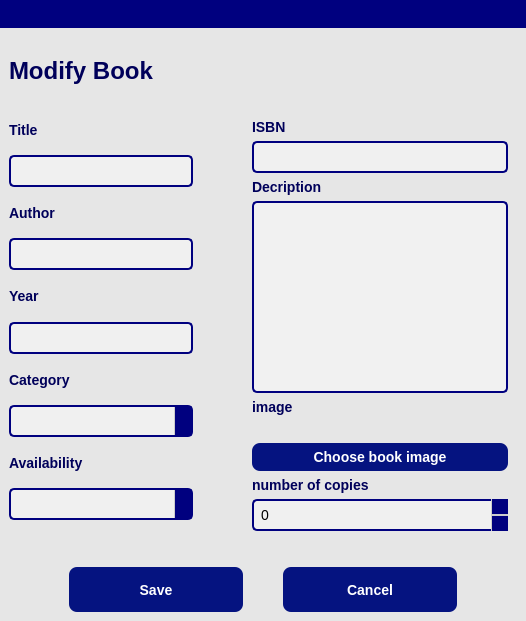
<?xml version="1.0" encoding="UTF-8"?>
<ui version="4.0">
 <class>Dialog</class>
 <widget class="QDialog" name="Dialog">
  <property name="geometry">
   <rect>
    <x>0</x>
    <y>0</y>
    <width>526</width>
    <height>621</height>
   </rect>
  </property>
  <property name="windowTitle">
   <string>Dialog</string>
  </property>
  <property name="styleSheet">
   <string notr="true">QWidget {
    background-color: rgb(230, 230, 230); /* Light gray background */
    border-radius: 10px;
}


QLineEdit {
    background-color:  rgb(240, 240, 240);
    border: 2px solid rgb(0, 0, 127);
    border-radius: 5px;
    padding: 5px;
    font-size: 14px;
    color: black;
}

QLineEdit:focus {
    border: 2px solid rgb(0, 102, 204);
    background-color: #ffffff;
}

QPushButton {
    background-color: rgb(5, 19, 128);
    color: white;
    font-size: 14px;
    font-weight: bold;
    border-radius: 8px;
    padding: 6px;
}

QPushButton:hover {
    background-color: rgb(0, 0, 166);
}

QPushButton:pressed {
    background-color: rgb(0, 0, 176);
}

#chooseImageButton {
    background-color: rgb(70, 130, 180); /* Steel Blue */
    color: white;
    font-size: 12px;
    padding: 5px;
    border-radius: 5px;
}

#chooseImageButton:hover {
    background-color: rgb(0, 0, 166);
}

#chooseImageButton:pressed {
    background-color: rgb(0, 0, 176);
}
</string>
  </property>
  <layout class="QGridLayout" name="gridLayout">
   <property name="leftMargin">
    <number>0</number>
   </property>
   <property name="topMargin">
    <number>0</number>
   </property>
   <property name="rightMargin">
    <number>0</number>
   </property>
   <property name="bottomMargin">
    <number>0</number>
   </property>
   <property name="spacing">
    <number>0</number>
   </property>
   <item row="0" column="0">
    <widget class="QFrame" name="frame">
     <property name="sizePolicy">
      <sizepolicy hsizetype="Expanding" vsizetype="Expanding">
       <horstretch>0</horstretch>
       <verstretch>0</verstretch>
      </sizepolicy>
     </property>
     <property name="frameShape">
      <enum>QFrame::StyledPanel</enum>
     </property>
     <property name="frameShadow">
      <enum>QFrame::Raised</enum>
     </property>
     <layout class="QVBoxLayout" name="verticalLayout">
      <property name="spacing">
       <number>0</number>
      </property>
      <property name="leftMargin">
       <number>0</number>
      </property>
      <property name="topMargin">
       <number>0</number>
      </property>
      <property name="rightMargin">
       <number>0</number>
      </property>
      <property name="bottomMargin">
       <number>0</number>
      </property>
      <item alignment="Qt::AlignTop">
       <widget class="QFrame" name="frame_2">
        <property name="minimumSize">
         <size>
          <width>500</width>
          <height>0</height>
         </size>
        </property>
        <property name="styleSheet">
         <string notr="true">background-color: rgb(0, 0, 127);
border-radius:0px;</string>
        </property>
        <property name="frameShape">
         <enum>QFrame::StyledPanel</enum>
        </property>
        <property name="frameShadow">
         <enum>QFrame::Raised</enum>
        </property>
        <layout class="QHBoxLayout" name="horizontalLayout">
         <property name="spacing">
          <number>0</number>
         </property>
         <property name="leftMargin">
          <number>0</number>
         </property>
         <property name="topMargin">
          <number>0</number>
         </property>
         <property name="rightMargin">
          <number>0</number>
         </property>
         <property name="bottomMargin">
          <number>0</number>
         </property>
         <item>
          <spacer name="horizontalSpacer">
           <property name="orientation">
            <enum>Qt::Horizontal</enum>
           </property>
           <property name="sizeHint" stdset="0">
            <size>
             <width>491</width>
             <height>20</height>
            </size>
           </property>
          </spacer>
         </item>
         <item>
          <widget class="QPushButton" name="close_btn">
           <property name="styleSheet">
            <string notr="true">QPushButton:hover {
	background-color: rgb(255, 38, 0);
}

QPushButton:pressed {
	background-color: rgb(255, 0, 0);
}
QPushButton {
	
	border-radius:0px;

}</string>
           </property>
           <property name="text">
            <string/>
           </property>
           <property name="icon">
            <iconset resource="../ressources/icons/icon.qrc">
             <normaloff>:/icons/close.png</normaloff>:/icons/close.png</iconset>
           </property>
           <property name="iconSize">
            <size>
             <width>25</width>
             <height>25</height>
            </size>
           </property>
          </widget>
         </item>
        </layout>
       </widget>
      </item>
      <item>
       <widget class="QFrame" name="frame_3">
        <property name="sizePolicy">
         <sizepolicy hsizetype="Preferred" vsizetype="Expanding">
          <horstretch>0</horstretch>
          <verstretch>0</verstretch>
         </sizepolicy>
        </property>
        <property name="minimumSize">
         <size>
          <width>500</width>
          <height>200</height>
         </size>
        </property>
        <property name="frameShape">
         <enum>QFrame::StyledPanel</enum>
        </property>
        <property name="frameShadow">
         <enum>QFrame::Raised</enum>
        </property>
        <layout class="QVBoxLayout" name="verticalLayout_5">
         <item>
          <widget class="QLabel" name="label_10">
           <property name="font">
            <font>
             <family>MS Shell Dlg 2</family>
             <pointsize>-1</pointsize>
             <weight>75</weight>
             <bold>true</bold>
            </font>
           </property>
           <property name="styleSheet">
            <string notr="true">QLabel {
    font-size: 24px;
    font-weight: bold;
    color: rgb(0, 0, 90); /* Dark blue text */
}
</string>
           </property>
           <property name="text">
            <string>Modify Book</string>
           </property>
          </widget>
         </item>
         <item alignment="Qt::AlignTop">
          <widget class="QFrame" name="frame_4">
           <property name="sizePolicy">
            <sizepolicy hsizetype="Expanding" vsizetype="Expanding">
             <horstretch>0</horstretch>
             <verstretch>0</verstretch>
            </sizepolicy>
           </property>
           <property name="styleSheet">
            <string notr="true">QLabel {
    font-size: 14px;
    font-weight: bold;
    color: rgb(0, 0, 90); /* Dark blue text */
}
</string>
           </property>
           <property name="frameShape">
            <enum>QFrame::StyledPanel</enum>
           </property>
           <property name="frameShadow">
            <enum>QFrame::Raised</enum>
           </property>
           <layout class="QHBoxLayout" name="horizontalLayout_2">
            <property name="spacing">
             <number>50</number>
            </property>
            <property name="leftMargin">
             <number>0</number>
            </property>
            <property name="topMargin">
             <number>0</number>
            </property>
            <property name="rightMargin">
             <number>0</number>
            </property>
            <property name="bottomMargin">
             <number>0</number>
            </property>
            <item>
             <widget class="QFrame" name="frame_5">
              <property name="minimumSize">
               <size>
                <width>100</width>
                <height>0</height>
               </size>
              </property>
              <property name="frameShape">
               <enum>QFrame::StyledPanel</enum>
              </property>
              <property name="frameShadow">
               <enum>QFrame::Raised</enum>
              </property>
              <layout class="QVBoxLayout" name="verticalLayout_3">
               <property name="leftMargin">
                <number>0</number>
               </property>
               <property name="topMargin">
                <number>0</number>
               </property>
               <property name="rightMargin">
                <number>0</number>
               </property>
               <property name="bottomMargin">
                <number>20</number>
               </property>
               <item>
                <widget class="QLabel" name="label">
                 <property name="text">
                  <string>Title</string>
                 </property>
                </widget>
               </item>
               <item>
                <widget class="QLineEdit" name="title_input"/>
               </item>
               <item>
                <widget class="QLabel" name="label_2">
                 <property name="text">
                  <string>Author</string>
                 </property>
                </widget>
               </item>
               <item>
                <widget class="QLineEdit" name="author_input"/>
               </item>
               <item>
                <widget class="QLabel" name="label_3">
                 <property name="text">
                  <string>Year</string>
                 </property>
                </widget>
               </item>
               <item>
                <widget class="QLineEdit" name="year_input"/>
               </item>
               <item>
                <widget class="QLabel" name="label_4">
                 <property name="text">
                  <string>Category</string>
                 </property>
                </widget>
               </item>
               <item>
                <widget class="QComboBox" name="category_input">
                 <property name="styleSheet">
                  <string notr="true">QComboBox {
    background-color: rgb(240,240,240); /* Changed to white */
    border: 2px solid rgb(0, 0, 127); /* Updated border */
    border-radius: 5px; /* Updated border-radius */
    padding: 5px;
    font-size: 14px;
    color: black; /* Changed to black */
}

QComboBox:focus {
    border: 2px solid rgb(0, 102, 204); /* Updated focus border */
    background-color: rgb(240,240,240); /* Ensure background remains white */
    /*color: black; /* Ensure text remains black */
}

QComboBox::drop-down {
    subcontrol-origin: padding;
    subcontrol-position: top right;
    width: 16px;
    border-left: 1px solid #ccc;
    background-color: rgb(0,0,127);
}

QComboBox::drop-down:hover {
    background-color: rgb(0, 125, 188);
}

QComboBox::down-arrow {
    image: url(:/icons/down-arrow.png);
    width: 10px;
    height: 10px;
}

QComboBox QAbstractItemView {
    background-color: rgb(240,240,240); /* Background color of the dropdown */
    color: black; /* Text color of the dropdown items */
}</string>
                 </property>
                </widget>
               </item>
               <item>
                <widget class="QLabel" name="label_5">
                 <property name="text">
                  <string>Availability</string>
                 </property>
                </widget>
               </item>
               <item>
                <widget class="QComboBox" name="availability_input">
                 <property name="cursor">
                  <cursorShape>ArrowCursor</cursorShape>
                 </property>
                 <property name="styleSheet">
                  <string notr="true">QComboBox {
    background-color: rgb(240,240,240); /* Changed to white */
    border: 2px solid rgb(0, 0, 127); /* Updated border */
    border-radius: 5px; /* Updated border-radius */
    padding: 5px;
    font-size: 14px;
    color: black; /* Changed to black */
}

QComboBox:focus {
    border: 2px solid rgb(0, 102, 204); /* Updated focus border */
    background-color: rgb(240,240,240); /* Ensure background remains white */
    /*color: black; /* Ensure text remains black */
}

QComboBox::drop-down {
    subcontrol-origin: padding;
    subcontrol-position: top right;
    width: 16px;
    border-left: 1px solid #ccc;
    background-color: rgb(0,0,127);
}

QComboBox::drop-down:hover {
    background-color: rgb(0, 125, 188);
}

QComboBox::down-arrow {
    image: url(:/icons/down-arrow.png);
    width: 10px;
    height: 10px;
}

QComboBox QAbstractItemView {
    background-color: rgb(240,240,240); /* Background color of the dropdown */
    color: black; /* Text color of the dropdown items */
}</string>
                 </property>
                </widget>
               </item>
              </layout>
             </widget>
            </item>
            <item>
             <widget class="QFrame" name="frame_6">
              <property name="minimumSize">
               <size>
                <width>100</width>
                <height>0</height>
               </size>
              </property>
              <property name="frameShape">
               <enum>QFrame::StyledPanel</enum>
              </property>
              <property name="frameShadow">
               <enum>QFrame::Raised</enum>
              </property>
              <layout class="QVBoxLayout" name="verticalLayout_4">
               <item>
                <widget class="QLabel" name="label_7">
                 <property name="text">
                  <string>ISBN</string>
                 </property>
                </widget>
               </item>
               <item>
                <widget class="QLineEdit" name="isbn_input"/>
               </item>
               <item>
                <widget class="QLabel" name="label_8">
                 <property name="text">
                  <string>Decription</string>
                 </property>
                </widget>
               </item>
               <item>
                <widget class="QTextEdit" name="description_input">
                 <property name="styleSheet">
                  <string notr="true">QTextEdit {
    background-color: rgb(241, 241, 241);
    border: 2px solid rgb(0, 0, 127);
    border-radius: 5px;
    padding: 5px;
    font-size: 14px;
    color: black;
}

QTextEdit:focus {
    border: 2px solid rgb(0, 102, 204);
    background-color: #ffffff;
}</string>
                 </property>
                </widget>
               </item>
               <item>
                <widget class="QLabel" name="label_6">
                 <property name="text">
                  <string>image</string>
                 </property>
                </widget>
               </item>
               <item>
                <widget class="QLabel" name="image_label">
                 <property name="text">
                  <string/>
                 </property>
                </widget>
               </item>
               <item>
                <widget class="QPushButton" name="add_image_btn">
                 <property name="cursor">
                  <cursorShape>PointingHandCursor</cursorShape>
                 </property>
                 <property name="text">
                  <string>Choose book image</string>
                 </property>
                </widget>
               </item>
               <item>
                <widget class="QLabel" name="label_9">
                 <property name="text">
                  <string>number of copies</string>
                 </property>
                </widget>
               </item>
               <item>
                <widget class="QSpinBox" name="number_of_copies_input">
                 <property name="styleSheet">
                  <string notr="true">QSpinBox {
    background-color: rgb(240,240,240); /* Changed to light grey */
    border: 2px solid rgb(0, 0, 127); /* Updated border */
    border-radius: 5px; /* Updated border-radius */
    padding: 5px;
    font-size: 14px;
    color: black; /* Changed to black */
}

QSpinBox:focus {
    border: 2px solid rgb(0, 102, 204); /* Updated focus border */
    background-color: #ffffff;
}

QSpinBox::up-button {
    subcontrol-origin: border;
    subcontrol-position: top right;
    width: 16px;
    border-left: 1px solid #ccc;
    border-bottom: 1px solid #ccc;
    background-color: rgb(0,0,127);
}

QSpinBox::up-button:hover {
    background-color: rgb(0, 125, 188);
}

QSpinBox::up-arrow {
    image: url(:/icons/up-arrow.png);
    width: 10px;
    height: 10px;
}

QSpinBox::down-button {
    subcontrol-origin: border;
    subcontrol-position: bottom right;
    width: 16px;
    border-left: 1px solid #ccc;
    border-top: 1px solid #ccc;
    background-color: rgb(0,0,127);
}

QSpinBox::down-button:hover {
    background-color: rgb(0, 125, 188);
}

QSpinBox::down-arrow {
    image: url(:/icons/down-arrow.png);
    width: 10px;
    height: 10px;
}</string>
                 </property>
                </widget>
               </item>
              </layout>
             </widget>
            </item>
           </layout>
          </widget>
         </item>
         <item alignment="Qt::AlignBottom">
          <widget class="QFrame" name="frame_7">
           <property name="minimumSize">
            <size>
             <width>100</width>
             <height>30</height>
            </size>
           </property>
           <property name="frameShape">
            <enum>QFrame::StyledPanel</enum>
           </property>
           <property name="frameShadow">
            <enum>QFrame::Raised</enum>
           </property>
           <layout class="QHBoxLayout" name="horizontalLayout_3">
            <property name="spacing">
             <number>40</number>
            </property>
            <property name="leftMargin">
             <number>60</number>
            </property>
            <property name="topMargin">
             <number>0</number>
            </property>
            <property name="rightMargin">
             <number>60</number>
            </property>
            <property name="bottomMargin">
             <number>0</number>
            </property>
            <item>
             <widget class="QPushButton" name="save_btn">
              <property name="minimumSize">
               <size>
                <width>0</width>
                <height>45</height>
               </size>
              </property>
              <property name="cursor">
               <cursorShape>PointingHandCursor</cursorShape>
              </property>
              <property name="text">
               <string>Save</string>
              </property>
             </widget>
            </item>
            <item>
             <widget class="QPushButton" name="cancel_btn">
              <property name="minimumSize">
               <size>
                <width>0</width>
                <height>45</height>
               </size>
              </property>
              <property name="cursor">
               <cursorShape>PointingHandCursor</cursorShape>
              </property>
              <property name="text">
               <string>Cancel</string>
              </property>
             </widget>
            </item>
           </layout>
          </widget>
         </item>
        </layout>
       </widget>
      </item>
     </layout>
    </widget>
   </item>
  </layout>
 </widget>
 <resources>
  <include location="../ressources/icons/icon.qrc"/>
 </resources>
 <connections>
  <connection>
   <sender>close_btn</sender>
   <signal>toggled(bool)</signal>
   <receiver>close_btn</receiver>
   <slot>close()</slot>
   <hints>
    <hint type="sourcelabel">
     <x>499</x>
     <y>27</y>
    </hint>
    <hint type="destinationlabel">
     <x>510</x>
     <y>28</y>
    </hint>
   </hints>
  </connection>
 </connections>
</ui>
